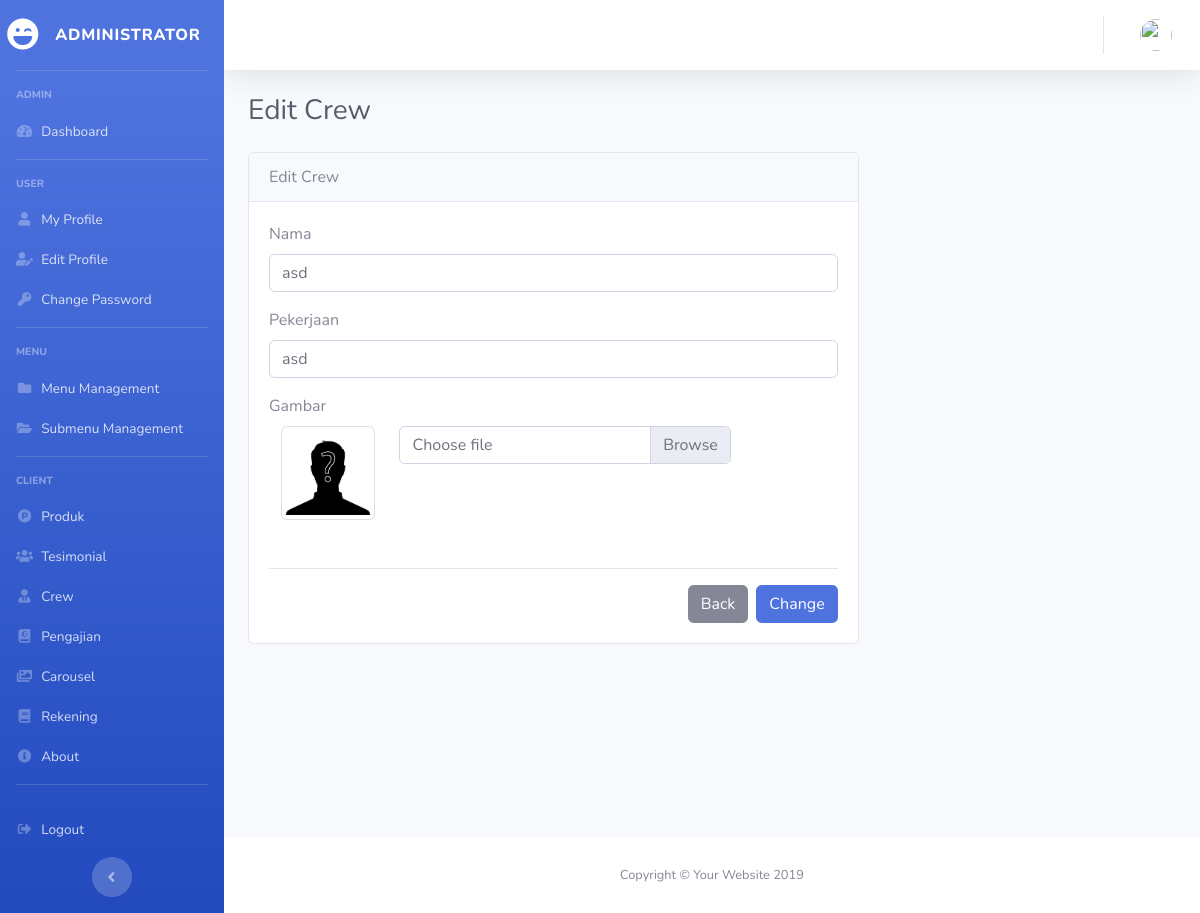
Screenshot of /crew/edit/2 with the database file from the repository.
### tables this page shows
CREATE TABLE `user_menu` (
  `id` int(11) NOT NULL,
  `menu` varchar(128) NOT NULL
);

CREATE TABLE `sub_menu` (
  `id` int(11) NOT NULL,
  `judul` varchar(128) NOT NULL,
  `menu_id` int(11) NOT NULL,
  `url` varchar(128) NOT NULL,
  `icon` varchar(128) NOT NULL,
  `is_active` int(1) NOT NULL
);

CREATE TABLE `tb_crew` (
  `id` int(11) NOT NULL,
  `nama` varchar(128) NOT NULL,
  `jabatan` varchar(128) NOT NULL,
  `foto` varchar(128) NOT NULL
);

### application/controllers/Crew.php (called while the page is built, shortened)
<?php
	class Crew extends CI_Controller {
		public function edit($id) {
			$data['judul'] = "Edit Crew";
			$data['user'] = $this->db->get_where('tb_user', ['email' => $this->session->userdata('email')])->row_array();
			$data['crew'] = $this->db->get_where('tb_crew', ['id' => $id])->row_array();
			$this->form_validation->set_rules('nama', 'Nama', 'required');
			$this->form_validation->set_rules('jabatan', 'Pekerjaan', 'required');
			if($this->form_validation->run() == FALSE) {
				$this->load->view('templates/admin_header', $data);
				$this->load->view('templates/admin_sidebar', $data);
				$this->load->view('templates/admin_topbar', $data);
				$this->load->view('crew/edit_crew', $data);
				$this->load->view('templates/admin_footer');
			}
		}
	}
 ?>

### index.php (called while the page is built, shortened)
<?php
require_once BASEPATH.'core/CodeIgniter.php';

### application/views/crew/edit_crew.php (the view, shortened to what this page needs)
     <div class="container-fluid">
       <h1 class="h3 mb-4 text-gray-800"><?php echo $judul; ?></h1>
<div class="row">
	<div class="col-md-8">
		<div class="card mb-3">
		  <div class="card-header">
		    Edit Crew
		  </div>
		  <div class="card-body">
		     <?php echo form_open_multipart('crew/edit/'.$crew['id']);?>
		<div class="form-group">
		    <label for="nama">Nama</label>
		    <input type="text" class="form-control" id="nama" name="nama" value="<?php echo $crew['nama']; ?>">
		  </div>
		  <div class="form-group">
		    <label for="jabatan">Pekerjaan</label>
		    <input type="text" class="form-control" id="jabatan" name="jabatan" value="<?php echo $crew['jabatan']; ?>">
		  </div>
		  <label>Gambar</label>
		   <div class="col-sm-10">
			   <div class="row">
			   	<div class="col-sm-3">
			    	<img src="<?php echo base_url(); ?>assets/img/upload/crew/<?php echo $crew['foto']; ?>" class="img-thumbnail">
			    </div>
					<div class="col-sm-9">
			    			<div class="custom-file">
							  <label class="custom-file-label" for="gambar" >Choose file</label>
							</div>
			    		</div>
			    	</div>
			    </div>
			<hr class="sidebar-divider mt-5">
		  <button type="submit" class="btn btn-primary float-right">Change</button>
		  <a href="<?php echo base_url(); ?>crew" class="btn btn-secondary float-right mr-2">Back</a>
		</form>
		  </div>
		</div>
	</div>
</div>
     </div>
   </div>

### application/views/templates/admin_sidebar.php (shortened to what this page needs)
<div id="wrapper">
  <ul class="navbar-nav bg-gradient-primary sidebar sidebar-dark accordion" id="accordionSidebar">
    <a class="sidebar-brand d-flex align-items-center justify-content-center" href="index.html">
      <div class="sidebar-brand-icon">
        <i class="fas fa-laugh-wink"></i>
      </div>
      <div class="sidebar-brand-text mx-3">Administrator</div>
    </a>
    <hr class="sidebar-divider">
    <?php
        $queryMenu = "SELECT * FROM user_menu";
        $menu = $this->db->query($queryMenu)->result_array();
     ?>
     <?php foreach($menu as $m) : ?>
        <div class="sidebar-heading">
          <?php echo $m['menu']; ?>
        </div>
          <?php
              $menu_id = $m['id'];
              $querySubMenu = "SELECT `sub_menu`.*, `user_menu`.`menu`
                                 FROM `sub_menu` JOIN `user_menu`
                                 ON `sub_menu`.`menu_id` = `user_menu`.`id`
                                WHERE `sub_menu`.`menu_id` = $menu_id
                                AND `sub_menu`.`is_active` = 1";
              $subMenu = $this->db->query($querySubMenu)->result_array();
           ?>
           <?php foreach($subMenu as $sm) : ?>
            <?php if($judul == $sm['judul']) : ?>
              <li class="nav-item active">
            <?php else : ?>
              <li class="nav-item">
            <?php endif; ?>
              <a class="nav-link pb-0" href="<?php echo base_url() . $sm['url']; ?>">
                <i class="<?php echo $sm['icon']; ?>"></i>
                <span><?php echo $sm['judul']; ?></span></a>
            </li>
          <?php endforeach; ?>
              <hr class="sidebar-divider mt-3">
      <?php endforeach; ?>
    <li class="nav-item">
      <a class="nav-link" href="<?php echo base_url(); ?>auth/logout">
        <i class="fas fa-fw fa-sign-out-alt"></i>
        <span>Logout</span></a>
    </li>
    <div class="text-center d-none d-md-inline">
      <button class="rounded-circle border-0" id="sidebarToggle"></button>
    </div>
  </ul>

### rows the page displays
user_menu: menu "ADMIN"
sub_menu: judul "Dashboard"
user_menu: menu "USER"
sub_menu: judul "My Profile"
sub_menu: judul "Edit Profile"
sub_menu: judul "Change Password"
user_menu: menu "MENU"
sub_menu: judul "Menu Management"
sub_menu: judul "Submenu Management"
user_menu: menu "CLIENT"
sub_menu: judul "Produk"
sub_menu: judul "Tesimonial"
sub_menu: judul "Crew"
sub_menu: judul "Pengajian"
sub_menu: judul "Carousel"
sub_menu: judul "Rekening"
sub_menu: judul "About"
tb_crew: nama "asd", jabatan "asd", foto (placeholder picture)

### other values shown
$judul "Edit Crew"
